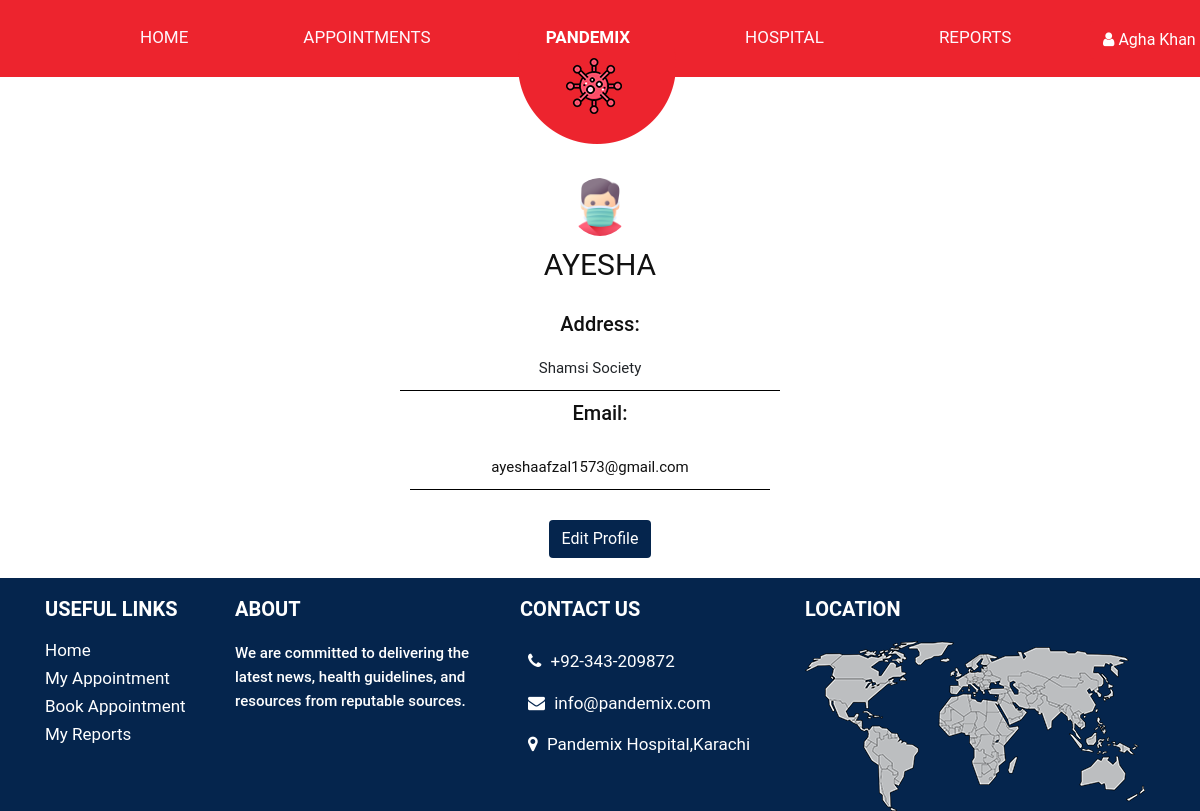
Page /patient/myprofile.php (signed in) on the earlier database version.
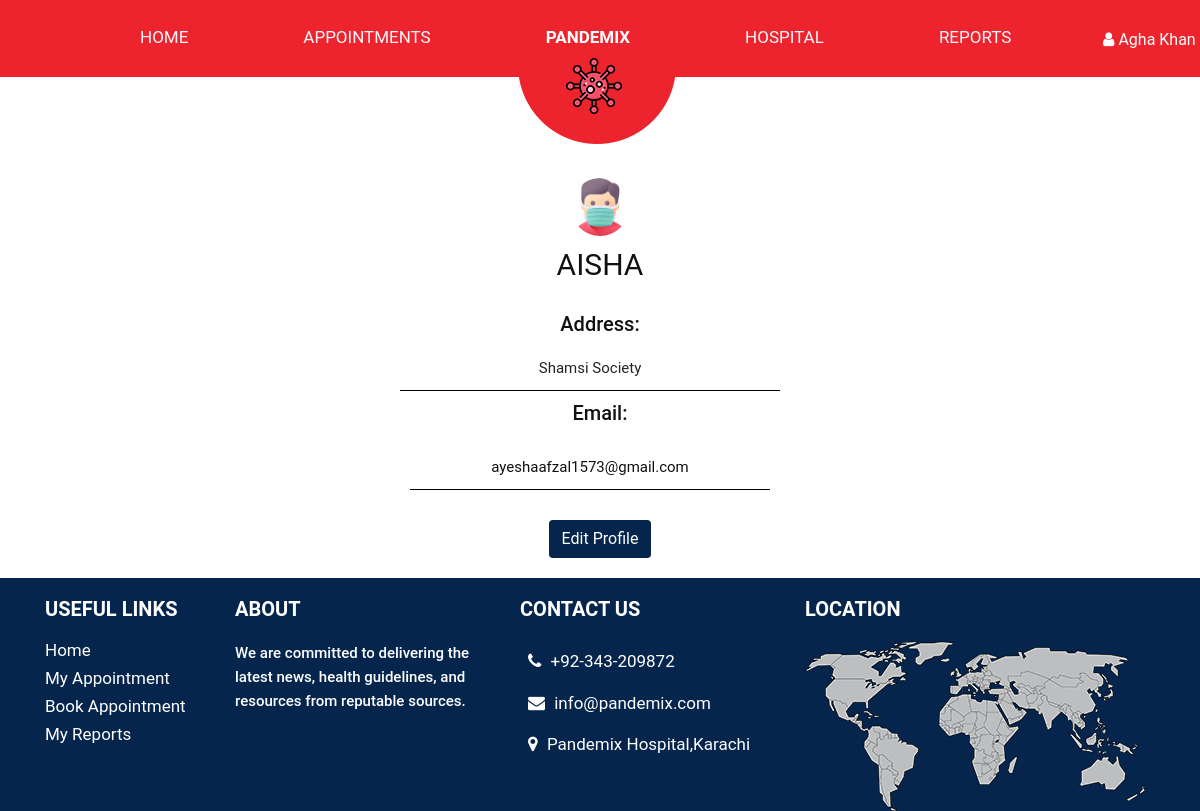
Same page on the later database version.
### tables this page shows
CREATE TABLE `patient` (
  `patient_id` int(11) NOT NULL,
  `patient_name` varchar(255) DEFAULT NULL,
  `address` varchar(255) DEFAULT NULL,
  `email` varchar(255) DEFAULT NULL,
  `password` varchar(255) DEFAULT NULL
);

### patient/myprofile.php (the view, shortened to what the changed rows need)
<?php
include("../connection.php");
?>
<!DOCTYPE html>
<html lang="en">
<head>
    <link rel="stylesheet" href="../assets/css/bootstrap.min.css">
    <link rel="stylesheet" href="../assets/css/patient.css">
    <link rel="stylesheet" href="../assets/css/responsive.css">
    <link rel="stylesheet" href="https://netdna.bootstrapcdn.com/font-awesome/4.0.3/css/font-awesome.css">
    <link rel="stylesheet" href="https://cdnjs.cloudflare.com/ajax/libs/fancybox/2.1.5/jquery.fancybox.min.css"
        media="screen">
    <link rel="stylesheet" href="https://rawgit.com/LeshikJanz/libraries/master/Bootstrap/baguetteBox.min.css">
</head>
<body class="main-layout">
    <?php
    $patient_id = $_SESSION['patient_id'];
    $query = "SELECT * FROM `patient` WHERE `patient_id` = $patient_id";
    $result = mysqli_query($con, $query);
    if (mysqli_num_rows($result) > 0) {
        $row = mysqli_fetch_assoc($result);
        $patient_name = $row['patient_name'];
        $address = $row['address'];
        $email = $row['email'];
    }
    ?>
    <div class="container myprofile">
        <div class="row">
            <div class="col-12">
                <h1>
                    <?php echo $patient_name; ?>
                </h1>
            </div>
        </div>
        <div class="row">
            <div class="col-12">
                <h5>Address:</h5>
                <p>
                    <?php echo $address; ?>
                </p>
            </div>
        </div>
        <div class="row">
            <div class="col-md-12">
                <h5>Email: <h5>
                        <p>
                            <?php echo $email; ?>
                        </p>
            </div>
        </div>
    </div>
</body>
</html>

Differences in the rows shown:
changed patient "Shamsi Society": patient_name "AYESHA" → "AISHA"
